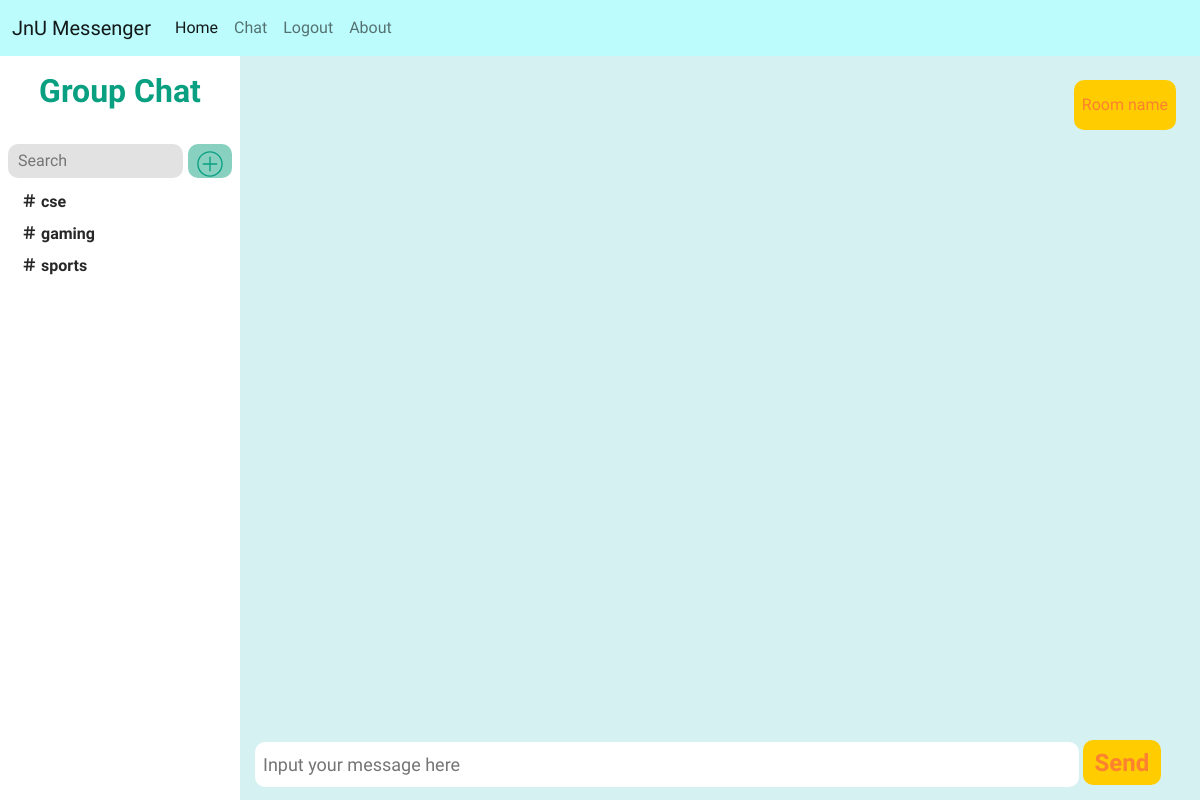
Page /chat/5 (signed in) on the earlier database version.
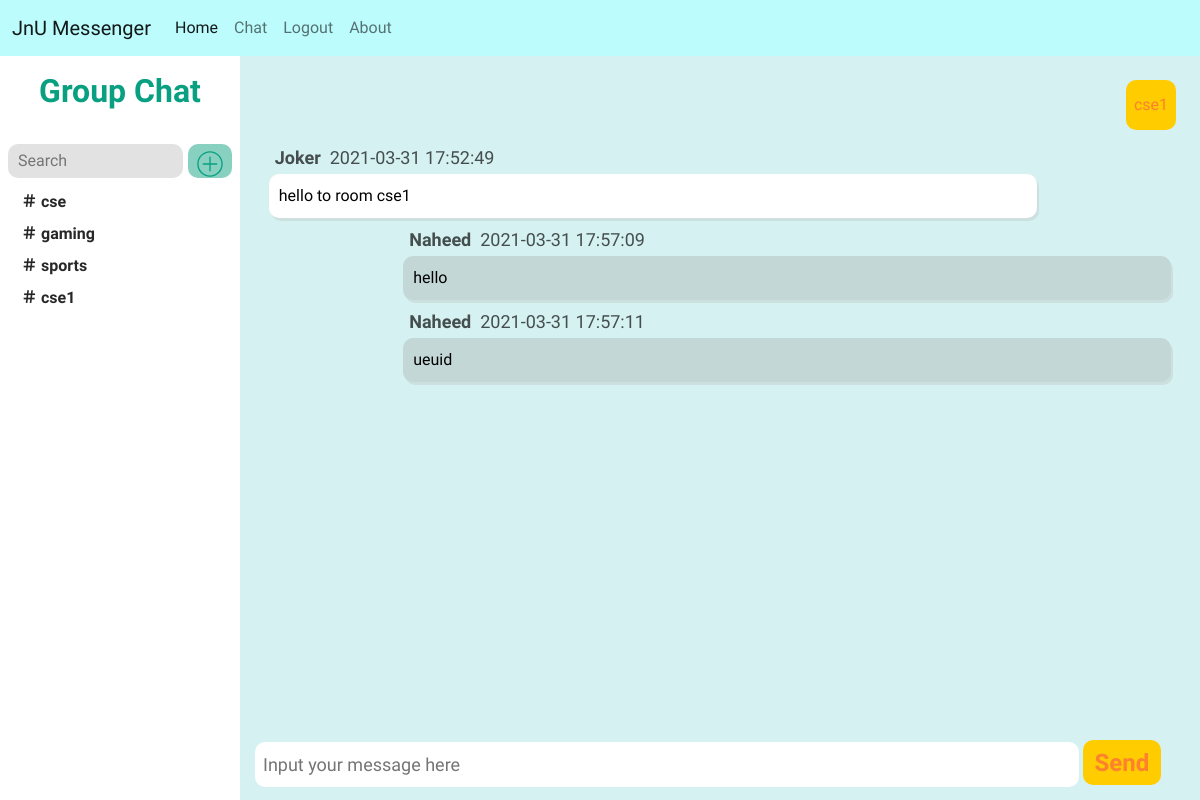
Same page on the later database version.
### website/models.py (models this page shows)
class Participant(db.Model):
    id = db.Column(db.Integer , primary_key = True)
    userid = db.Column(db.String(150),db.ForeignKey('user.id'))
    roomid = db.Column(db.String(150),db.ForeignKey('room.id'))
    roomname = db.Column(db.String(150))

class Room(db.Model):
    id = db.Column(db.Integer , primary_key = True)
    roomid = db.Column(db.String(150) , unique = True)
    userid = db.Column(db.String(150),db.ForeignKey('user.id'))
    grouplimit = db.Column(db.String(150) , default = 2)
    participants = db.relationship("Participant" , backref = "room")
    messages = db.relationship("Message" , backref = "room")

class Message(db.Model):
    id = db.Column(db.Integer , primary_key = True)
    date = db.Column(db.DateTime(timezone=True), default = func.now())
    message = db.Column(db.String(10000))
    username = db.Column(db.String(100))
    userid = db.Column(db.String(150),db.ForeignKey('user.id'))
    roomid = db.Column(db.String(150),db.ForeignKey('room.id'))

### website/views.py (the view)
@views.route('/chat')
@views.route('/chat/<room_id>')
@login_required
def chat(room_id = ''):
    rooms = Participant.query.filter_by(userid = current_user.id).all()
    messages = Message.query.order_by(Message.date).filter_by(roomid = room_id).all()
    room_name = Room.query.filter_by(id = room_id).first()
    return render_template('chat.html', user = current_user , rooms = rooms , messages = messages , room_id = room_id , room_name = room_name)

### website/templates/chat.html (shortened to what this page needs)
{% extends "base.html" %}
{% block headlink %}
<link rel='stylesheet' href="{{url_for('static' , filename='chat-style.css')}}">
{% endblock %}
{% block content %}
<div class='left-navbar' id='left-navbar'>
    <div class='room-name' id='room-name'>
        {%if room_name %}
            <span>{{room_name.roomid }}</span><br>
        {% else %}
            <span>Room name</span><br>
        {% endif %}
    </div>
    <div class='groupbox' id='groupbox'>
        <div class='Chat-Groups' id='Chat-Groups'>Group Chat</div>
    </div>
    <div class='searchbox' id='searchbox'>
        <input class='search' type="text" id="search" placeholder="Search">
        <div class='option' id='option'>
            <a href='/options'>
            </a>
        </div>
    </div>
    <ul class='left-navbar-nav'>
        {% for room in rooms%}
            <li class='left-nav-item'>
                <a href="/chat/{{room.roomid}}" class="left-nav-link" >
                    <span class='link-text'>&#65283;&nbsp;{{room.roomname}}</span>
                </a>
            </li>
        {% endfor %}
    </ul>
</div>
<main class='main-container'>
    <div class='chat-area' id='chat-area'>
        {% for message in messages %}
            {% if message.userid | string() == user.id | string() %}
                <div class='parent-container-right' id='parent-container-right'>
                    <div class='username' id='username'><b>{{message.username}}</b>&nbsp;&nbsp;{{message.date}}</div>
                    <div class="container darker">
                        <span>{{message.message}}</span>
                    </div>
                </div>
            {% else %}
                <div class=parent-container id='parent-container'>
                    <div class='username' id='username'><b>{{message.username}}</b>&nbsp;&nbsp;{{message.date}}</div>
                    <div class="container">
                        <span>{{message.message}}</span>
                    </div>
                </div>
            {% endif %}
        {% endfor%}
    </div>
    <form class='message_input_form' id="message_input_form">
        <input class='message_input' type="text" id="message_input" placeholder="Input your message here">
        <button class='message_input_button' type="submit"><b>Send</b></button>
    </form>
</main>
{% endblock %}

### website/templates/base.html (shortened to what this page needs)
<!DOCTYPE html>
<html lang="en">
<head>
    <link href="https://cdn.jsdelivr.net/npm/bootstrap@5.0.0-beta2/dist/css/bootstrap.min.css" rel="stylesheet"
>
    {% block headlink %}{% endblock %}
</head>
<body>
    <nav class="navbar sticky-top navbar-expand-lg navbar-light " style="background-color: #bcfcfc;">
        <div class="container-fluid">
            <a class="navbar-brand" href="#">JnU Messenger</a>
            <div class="collapse navbar-collapse" id="navbarNavAltMarkup">
                <div class="navbar-nav">
                    {% if user.is_authenticated %}
                    <a class="nav-link active" aria-current="page" id="home" href="/">Home</a>
                    <a class="nav-link" id="chat" href="/chat">Chat</a>
                    <a class="nav-link" id="logout" href="/logout">Logout</a>
                    <a class="nav-link" id="about" href="#">About</a>
                    {% else %}
                    <a class="nav-link active" aria-current="page" id="home" href="/">Home</a>
                    <a class="nav-link" id="login" href="/login">Login</a>
                    <a class="nav-link" id="signup" href="/signup">Signup</a>
                    <a class="nav-link" id="about" href="#">About</a>
                    {% endif %}
                </div>
            </div>
        </div>
    </nav>
    {% block content %}
    {% endblock %}
</body>
</html>

### website/static/chat-style.css (style rules this page uses)
:root { font-size: 16px; font-family: "B612", serif; --text-primary: #b6b6b6; --text-secondary: #ececec; --bg-primary: #23232e; --bg-secondary: #141418; --primary-accent: #08A080; --secondary-accent: #88D0C0; --orange-primary: #fd812e; --orange-secondary: #FFCC00; --chatui: #d5f1f1; }
body { font-family: "B612", serif; color: black; background-color: var(--chatui); margin: 0; padding: 0; }
main { background-color: var(--chatui); }
@media screen and (min-width:961px) { .left-navbar { width: 20%; height: 100vh; position: fixed; background-color: white; transition: 200ms ease; } }
@media screen and (min-width:961px) { .left-navbar-nav { background-color: white; max-height: 75vh; list-style: none; padding: 0; margin: 0; display: flex; flex-direction: column; align-items: left; overflow: auto; } }
@media screen and (min-width:961px) { .left-nav-item { border-radius: 10px; margin-left: 5px; margin-right: 5px; } }
@media screen and (min-width:961px) { .left-nav-link { display: flex; align-items: center; height: 2rem; text-decoration: none; } }
@media screen and (min-width:961px) { .link-text { color: rgba(0, 0, 0, 0.849); font-weight: bold; margin-left: 1rem; margin-right: 1rem; } }
@media screen and (min-width:961px) { .groupbox { height: 10%; display: flex; align-items: center; flex-direction: column; justify-content: center; padding: 5px; } }
@media screen and (min-width:961px) { .Chat-Groups { font-size: xx-large; font-weight: bold; margin-bottom: 10px; color: var(--primary-accent); } }
@media screen and (min-width:961px) { .searchbox { display: flex; flex-direction: row; padding: 8px; height: 50px; } }
@media screen and (min-width:961px) { .search { width: 80%; padding-left: 10px; border-radius: 10px; background-color: rgb(226, 226, 226); border: 0; outline: none; margin-right: 5px; } }
@media screen and (min-width:961px) { .option { display: flex; border-radius: 10px; width: 20%; align-items: center; justify-content: center; font-size: xx-large; font-weight: bold; background-color: var(--secondary-accent); } }
@media screen and (min-width:961px) { .svg-icon { width: 1em; height: 1em; } }
@media screen and (min-width:961px) { .chat-area { margin-block-start: 80px; margin-block-end: 70px; background-color: var(--chatui); } }
@media screen and (min-width:961px) { .main-container { margin-left: 20%; display: flex; flex: auto; flex-direction: column; height: 100%; } }
@media screen and (min-width:961px) { .container { background-color: white; box-shadow: 2px 3px #cce0e0; border-radius: 10px; padding: 10px; word-wrap: break-word; } }
@media screen and (min-width:961px) { .darker { background-color: rgba(156, 156, 156, 0.315); word-wrap: break-word; } }
@media screen and (min-width:961px) { .container::after { content: ""; clear: both; display: table; } }
@media screen and (min-width:961px) { .parent-container { width: 80%; float: left; margin-left: 3%; } }
@media screen and (min-width:961px) { .parent-container-right { width: 80%; float: right; margin-right: 3%; } }
@media screen and (min-width:961px) { .username { margin-left: 6px; margin-top: 8px; margin-bottom: 3px; font-size: large; color: rgba(0, 0, 0, 0.678); } }
@media screen and (min-width:961px) { .room-name { position: fixed; background-color: var(--orange-secondary); color: var(--orange-primary); right: 0; margin-top: 2%; margin-right: 2%; border-radius: 10px; height: 50px; align-items: center; display: flex; align-items: center; padding-left: 8px; padding-right: 8px; } }
@media screen and (min-width:961px) { .message_input_form { position: fixed; bottom: 0; height: 45px; width: 100%; margin-bottom: 15px; } }
@media screen and (min-width:961px) { .message_input { margin-left: 15px; ; height: 45px; width: calc(77% - 100px); border-radius: 10px; padding-left: 8px; border: 0; outline: none; font-size: large; } }
@media screen and (min-width:961px) { .message_input_button { width: 78px; height: 45px; background-color: var(--orange-secondary); color: var(--orange-primary); border: 0; border-radius: 10px; font-size: x-large; } }

Differences in the rows shown:
added Room: roomid "cse1"
added Participant: roomname "cse1"
added Message: username "Joker", date "2021-03-31 17:52:49", message "hello to room cse1"
added Message: username "Naheed", date "2021-03-31 17:57:09", message "hello"
added Message: username "Naheed", date "2021-03-31 17:57:11", message "ueuid"
Other differences:
text no longer shown: "Room name"
